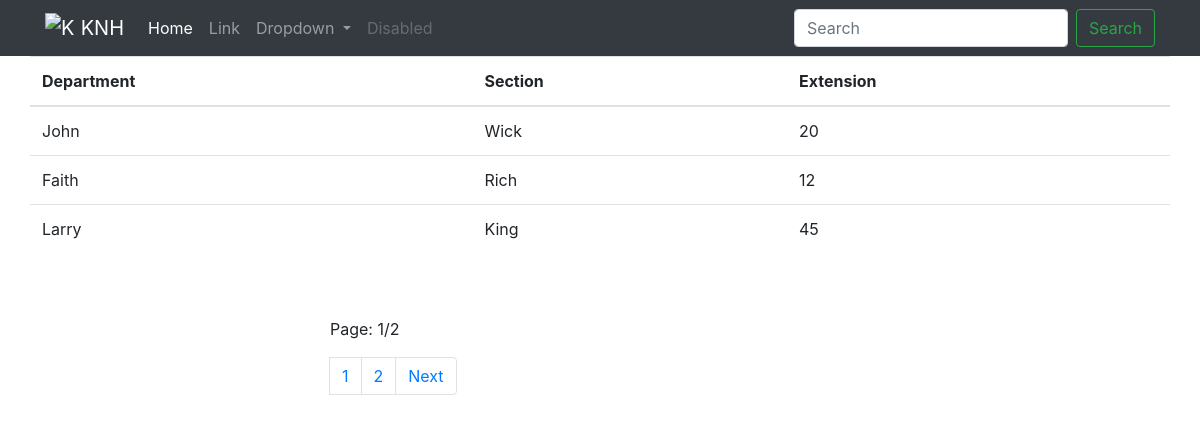
The page / on the database its author committed.
### Extensions/models.py (models this page shows, shortened)
class Data(models.Model):
    Department = models.CharField(max_length=100)
    Section = models.CharField(max_length=100)
    Extension = models.PositiveIntegerField(default=0)

### Extensions/views.py (the view)
# urls.py: path('', views.index, name='index')
def index(request):
    if 'q' in request.GET:
        q = request.GET['q']
        multiple_q = Q(Q(Department__icontains=q) | Q(Section__icontains=q))
        data = Data.objects.filter(multiple_q)
    else:
        data = Data.objects.all()
    page = Paginator(data, 3)
    page_list = request.GET.get('page')
    page = page.get_page(page_list)
    context = {
        'data': data,
        'page': page,
    }
    return render(request, 'Extensions/index.html', context)

### templates/Extensions/index.html (shortened to what this page needs)
{% extends 'partials/base.html' %}
{% block content %}
<table class="table">
    <thead>
      <tr>
        <th scope="col">Department</th>
        <th scope="col">Section</th>
        <th scope="col">Extension</th>
      </tr>
    </thead>
    <tbody>
      {% for data in page.object_list %}
      <tr>
        <td>{{ data.Department }}</td>
        <td>{{ data.Section }}</td>
        <td>{{ data.Extension }}</td>
      </tr>
      {% endfor %}
    </tbody>
  </table>
<div class="container">
  <div class="row my-5">
    <div class="col-md-4 offset-md-3">
          <p>Page: {{ page.number }}/{{ page.paginator.num_pages}}</p>
      <nav aria-label="Page navigation example">
  <ul class="pagination">
    <li class="page-item">
    {% for num_page in page.paginator.page_range %}
    {% if page.number == num_page %}
    <li class="page-item"><a class="page-link" href="{% url 'index' %}?page={{ num_page}}">{{ num_page }}</a></li>
    {% else %}
          <li class="page-item"><a class="page-link" href="{% url 'index' %}?page={{ num_page}}">{{ num_page }}</a></li>
    {% endif %}
    {% endfor %}
    <li class="page-item">
        {% if page.has_next %}
        <a class="page-link" href="{% url 'index' %}?page={{ page.next_page_number }}">Next</a></li>
        {% endif %}
  </ul>
</nav>
    </div>
  </div>
</div>
{% endblock  %}

### templates/partials/base.html (shortened to what this page needs)
<!doctype html>
<html lang="en">
  <head>
    <link rel="stylesheet" href="https://cdn.jsdelivr.net/npm/bootstrap@4.6.2/dist/css/bootstrap.min.css">
  </head>
  <body>
      {% include 'partials/nav.html' %}
      <div class="container">
          <div class="row">
              {% block content %}
              {% endblock %}
          </div>
      </div>
  </body>
</html>

### templates/partials/nav.html (shortened to what this page needs)
<nav class="navbar navbar-expand-lg navbar-dark bg-dark">
  <div class="container">
  <a class="navbar-brand" href="{% url 'index' %}">
    <img src="https://knh.or.ke/wp-content/uploads/2023/03/transparent_logo.png" width="30" height="30" class="d-inline-block align-top" alt="KNH">
    KNH
  </a>
  <div class="collapse navbar-collapse" id="navbarSupportedContent">
    <ul class="navbar-nav mr-auto">
      <li class="nav-item active">
        <a class="nav-link" href="#">Home <span class="sr-only">(current)</span></a>
      </li>
      <li class="nav-item">
        <a class="nav-link" href="#">Link</a>
      </li>
      <li class="nav-item dropdown">
        <a class="nav-link dropdown-toggle" href="#" role="button" data-toggle="dropdown" aria-expanded="false">
          Dropdown
        </a>
      </li>
      <li class="nav-item">
        <a class="nav-link disabled">Disabled</a>
      </li>
    </ul>
    <form class="form-inline my-2 my-lg-0">
      <input class="form-control mr-sm-2" name="q" type="search" placeholder="Search" aria-label="Search">
      <button class="btn btn-outline-success my-2 my-sm-0" type="submit">Search</button>
    </form>
  </div>
  </div>
</nav>

### rows shown on the page
Data: Department "John", Section "Wick", Extension "20"
Data: Department "Faith", Section "Rich", Extension "12"
Data: Department "Larry", Section "King", Extension "45"

### other values the page prints
{{ page.number }} "1"
{{ page.paginator.num_pages }} "2"
{{ num_page }} "1"
{{ num_page }} "2"
